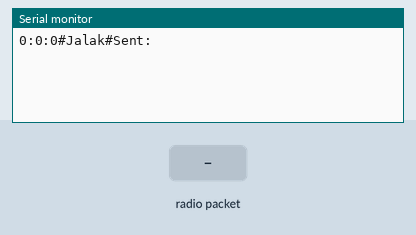
Simulated run of this sketch. Board: Arduino Uno, built with avr-gcc and run on an emulated ATmega328P. Shown: the last lines printed to the serial monitor. The test bench sets the inputs (shaded band). Random numbers use the default seed unless the sketch sets one; no radio packets arrive unless stated.

Above: at 1.2 s.
1.3 s: radio packet "IF1" arrives
At 2.2 s:
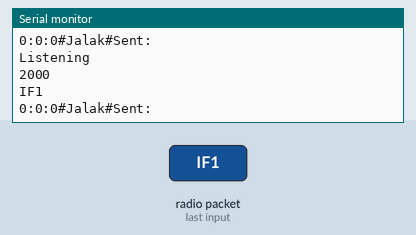
2.8 s: radio packet "R" arrives
At 3.7 s:
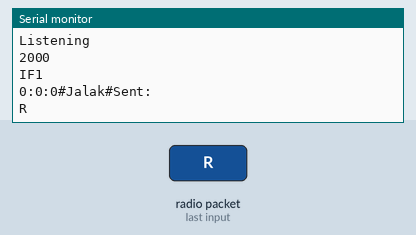
Timing chart, 0 to 5.8 s (numbered marks = the images above; inputs shaded):
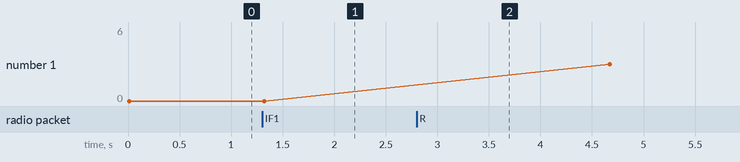

Measured:
- after the input at 1.3 s, the serial monitor: prints a new line at once (image 1)
- after the input at 2.8 s, the serial monitor: prints a new line at once (image 2)

The sketch:

starttime.ino
```cpp
#include <SPI.h>
#include <nRF24L01.h>
#include <RF24.h>

RF24 radio(7, 8);

const int nodeId=2;
const int chId=1;
const int statusCH=0;
const int rxAddr = 5000;
const int rxAddr1 = 2000;
const int rxAddr2 = 3000;
const int rxAddr3 = 4000;
int sendAddr3 = 5000;
int flag_reset_time = 0;


int a = 0, xMili = 0, xSecond = 0, xMinute = 0, xHour = 0, currentSecond = 0, currentMilis=0;
unsigned long wTime;
int flag = 1; int start=0;
void setup()
{

  xMili = 0; xSecond = 0; xMinute = 0; xHour = 0;


  while (!Serial);
  Serial.begin(9600);


  radio.begin();
  radio.openReadingPipe(0, rxAddr);
  radio.startListening();

}


void countTime() {
  ++xMili;
  if (xMili == 999) {
    ++xSecond;
    xMili = 0;
  }
  if ((xSecond > 59)) {
    ++xMinute;
    xSecond = 0;
    currentSecond = -1;
  }
  if (xMinute > 59) {
    ++xHour;
    xMinute = 0;

  }

}


void tapListening() {

  // radio.openReadingPipe(0, rxAddr);
  // radio.startListening();

  if (radio.available())
  {
    // int a = 0;
     char rtext[25];
    radio.read(&rtext, sizeof(rtext));
    //Serial.println("Pesannya ?");

    //main IF
    // kode pesan = rText[1];
  //  jika pesan == C
   //  (adress kirim diganti ke
    Serial.println(rtext);
  }
}

void tapListening(int addres) {

   radio.openReadingPipe(0, addres);
   radio.startListening();

  if (radio.available())
  {
   Serial.println("Listening");
   Serial.println(addres);
    // int a = 0;
     char rtext[25];
    radio.read(&rtext, sizeof(rtext));
    //Serial.println("Pesannya ?");
     if(strcmp(rtext,"R")==0){

          Serial.println(rtext);
          Serial.println("INI");
          xMili = 0 ;
          xSecond = 0;
          xMinute = 0;
          xHour = 0;
          flag_reset_time =1;

        }
    //main IF
    // kode pesan = rText[1];
  //  jika pesan == C
   //  (adress kirim diganti ke
    Serial.println(rtext);
  }
}

void transmit(String Message)
{

  radio.setRetries(15, 15);
  radio.stopListening();
  radio.openWritingPipe(rxAddr);

  String c = Message;
  char pesan[25];
  c.toCharArray(pesan, 25);

  int  rNumber  = random(1,5);
  delay(rNumber);

  radio.write(&pesan, sizeof(pesan));
  radio.openReadingPipe(0, rxAddr);
  radio.startListening();


}


void transmit(int sendAddr, String Message)
{

  radio.setRetries(15, 15);
  radio.stopListening();
  radio.openWritingPipe(sendAddr);

  String c = Message;
  char pesan[25];
  c.toCharArray(pesan, 25);

  int  rNumber  = random(1,5);
  delay(rNumber);

  radio.write(&pesan, sizeof(pesan));
  radio.stopListening();
  radio.openReadingPipe(0, sendAddr);
  radio.startListening();

   if(strcmp(pesan,"R")==0){
      Serial.println(pesan);
      Serial.println("masuk sini");
          flag_reset_time =1;
          xMili = 0 ;
          xSecond = 0;
          xMinute = 0;
          xHour = 0;
    }


}
//----------------------------------------------- Blok Start TIme--------------------------------------------//
void startTime_send(int sendAddr, String Message)
{

  radio.setRetries(15, 15);
  radio.stopListening();
  radio.openWritingPipe(sendAddr);

  String c = Message;
  char pesan[25];
  c.toCharArray(pesan, 25);

  int  rNumber  = random(1,5);
  delay(rNumber);

  radio.write(&pesan, sizeof(pesan));
  radio.stopListening();
  radio.openReadingPipe(0, sendAddr);
  radio.startListening();

       flag_reset_time =1;
          xMili = 0 ;
          xSecond = 0;
          xMinute = 0;
          xHour = 0;

}
void startTime_listen(int addres) {

   radio.openReadingPipe(0, addres);
   radio.startListening();
  //  Serial.println("IF1");
    if (radio.available())
  {
     Serial.println("Listening");
     Serial.println(addres);

    // int a = 0;
     char rtext[25];
    radio.read(&rtext, sizeof(rtext));
    //Serial.println("Pesannya ?");
          xMili = 0 ;
          xSecond = 0;
          xMinute = 0;
          xHour = 0;
          flag_reset_time =1;

    //main IF
    // kode pesan = rText[1];
  //  jika pesan == C
   //  (adress kirim diganti ke
    Serial.println(rtext);
  }
}

//----------------------------------------------- Blok Start TIme--------------------------------------------//
void loop()
{


  currentSecond = xSecond;
  countTime();

  if(flag_reset_time==0){
      startTime_listen(rxAddr1);

    }
  else{
    tapListening();
    }
    if (((xSecond % 3) == 0)&& (flag==1) && (xMili ==1 )) {

      char text[25];
      String myMessage = String(xHour, DEC) + ":" + String(xMinute, DEC) + ":" + String(xSecond, DEC);

       myMessage.concat("#Jalak#" );
       transmit(myMessage);
       myMessage.concat("Sent:" );
       Serial.println(myMessage);

        if((nodeId==1)&& (flag_reset_time == 0)&&(xSecond ==15)){
          char text[25]= "Restart Time";
          startTime_send(rxAddr1,text);
          Serial.println("Masuk If");
          }
    }


  delay(1);
}
```
